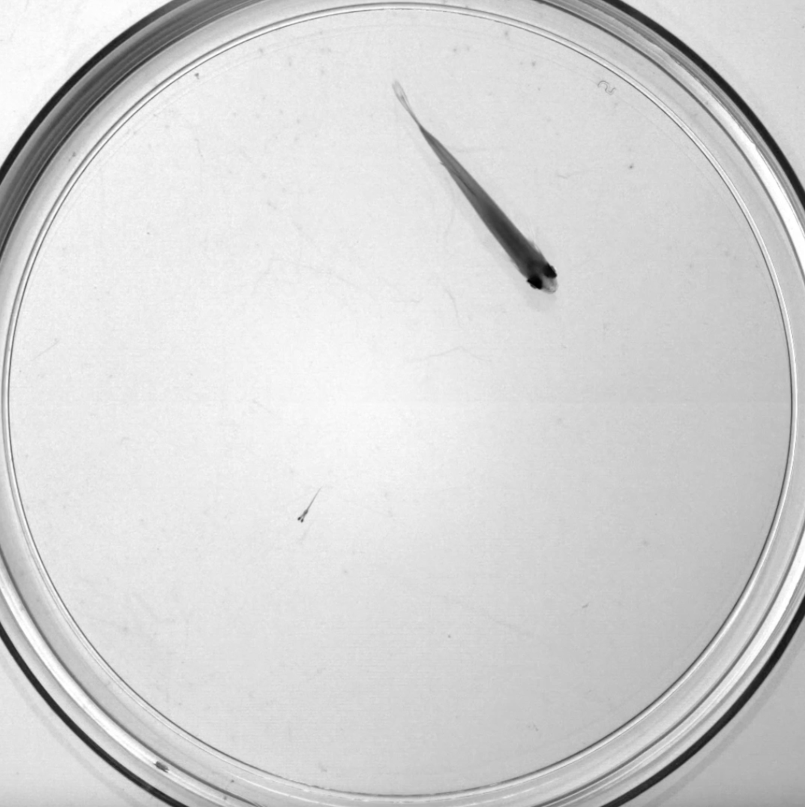
#> input picture ImageProcessing/fishphoto1.png, 1610 x 1614 px, given in place of the camera (shown at 1/2 size)
$ python imageProcessing.py
#> lines starting #> are read from the running program, lines starting #| are printed output that depends on the picture; after the words box and inside, x2 and y2 are one past the last pixel; in counts of white or black regions, pixels touching at a corner belong together

import cv2
import numpy as np

"""Carries out image processing for robot. Intakes image from above-tank camera, greyscales it,
and uses threshold values to identify robot position and trajectory"""

mtx = np.array([[1.05663779e+03, 0.00000000e+00, 9.73055094e+02],
 [0.00000000e+00, 1.05269643e+03, 5.64799418e+02],
 [0.00000000e+00, 0.00000000e+00, 1.00000000e+00]])

dist = np.array([-3.80359934e-01,  1.49531854e-01,  2.50649988e-05,  8.39488578e-05,  -2.83529982e-02])
cap = cv2.VideoCapture(0)

#fourcc = cv2.VideoWriter_fourcc(*'mp4v')
#out = cv2.VideoWriter('output.mp4', fourcc, 20.0, (910,565))

while(True):
    # Capture frame-by-frame
    ret, frame = cap.read()
#> frame is the input picture: shape (1614, 1610, 3); min 0, max 255, mean 212.2

    if (ret and frame is not None):

        # Our operations on the frame come here
        frame = frame[300:865, 435:1345]
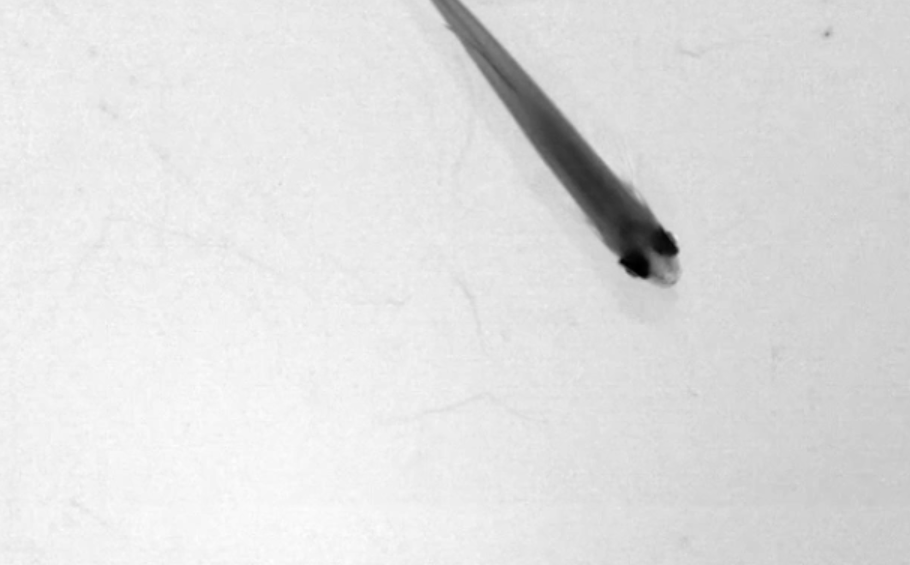
#> frame: shape (565, 910, 3); min 0, max 255, mean 223.8
        #out.write(frame)

        original = frame.copy()
        gray = cv2.cvtColor(frame, cv2.COLOR_BGR2GRAY)
        blur = cv2.GaussianBlur(gray, (53,53), 0)
        # global thresholding
        thresh = cv2.threshold(blur, 0, 255, cv2.THRESH_BINARY_INV + cv2.THRESH_OTSU)[1]
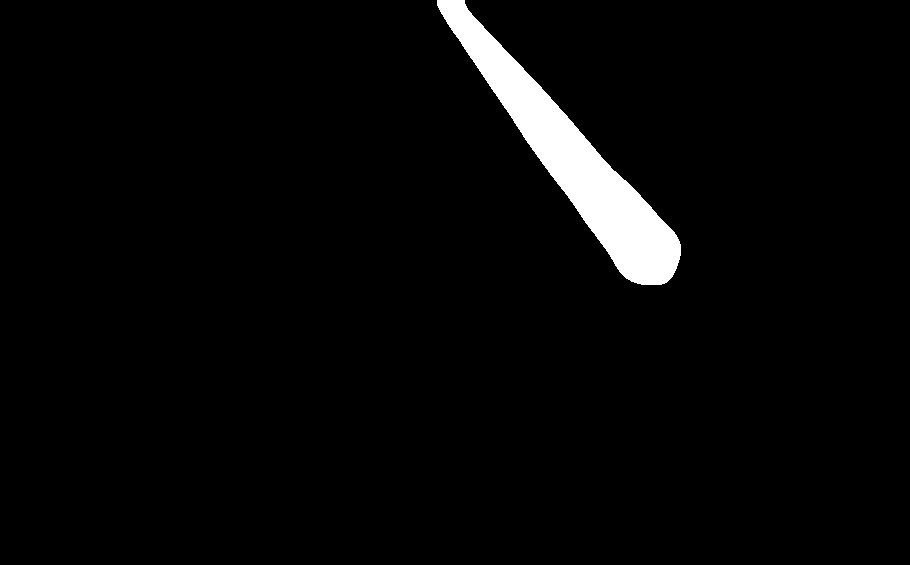
#> thresh: shape (565, 910); 3.2% white; 1 white region
        # adaptive thresholding
        #thresh = cv2.adaptiveThreshold(blur, 255, cv2.ADAPTIVE_THRESH_MEAN_C, cv2.THRESH_BINARY_INV, 201, 10)
        cnts = cv2.findContours(thresh, cv2.RETR_EXTERNAL, cv2.CHAIN_APPROX_SIMPLE)
#> cnts = 1 contour; box (x1, y1, x2, y2) and area: (437, 0, 681, 285) 16032

        cnts = cnts[0] if len(cnts) == 2 else cnts[1]
        #print(len(cnts))
        sorted_cnts = sorted(cnts, key=cv2.contourArea, reverse=True)
#> sorted_cnts has the same summary as cnts
        #for c in cnts:
        head_coords = np.array([0, 0])
        tail_coords = np.array([0, 0])
        for i in range(0,len(sorted_cnts)):
            c = sorted_cnts[i]
            # Obtain bounding rectangle to get measurements
            x,y,w,h = cv2.boundingRect(c)
            area = cv2.contourArea(c)


            #print(angle_2_x)

            # Find centroid
            M = cv2.moments(c)
            if M["m00"] != 0:
                cX = int(M["m10"] / M["m00"])
                cY = int(M["m01"] / M["m00"])
            else:
                cX, cY = 0, 0

            if i == 0:
                head_coords = np.array([cX, cY])
                #print(head_coords)
            if i == 1:
                tail_coords = np.array([cX, cY])
                #print(tail_coords)

            if i == 0:
                #print("x = " + str(cX) + ", y = " + str(cY))
                # Draw the contour and center of the shape on the image
                #cv2.rectangle(original,(x,y),(x+w,y+h),(36,255,12), 4)
                cv2.circle(original, (cX, cY), 10, (320, 159, 22), -1)
#> this loop made 1 pass
#> (x, y, w, h, area, cX, cY) on pass 1: (437, 0, 244, 285, 16032.5, 572, 159)
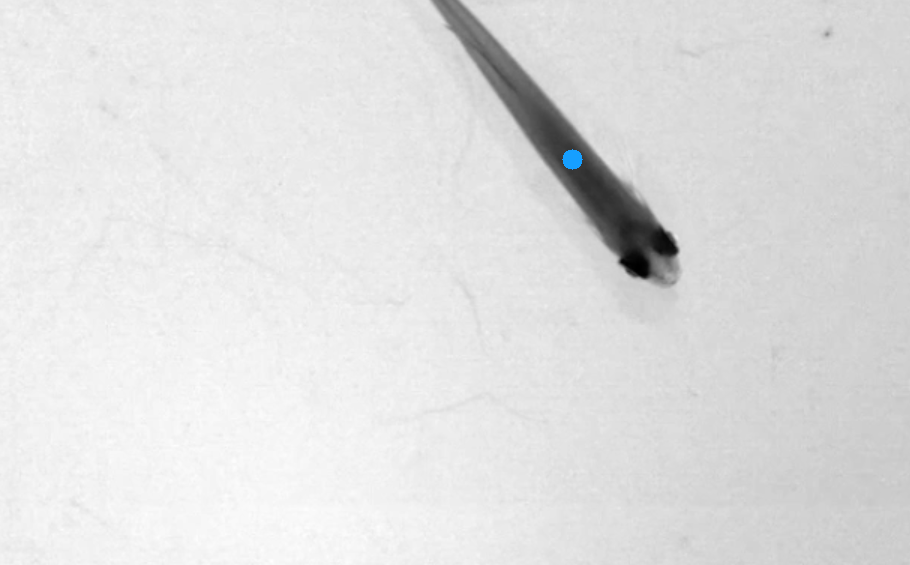
#> original: shape (565, 910, 3); 0.06% of pixels changed, all inside (x1, y1, x2, y2) = (562, 149, 583, 170)
                # [4 lines of commented-out code are left out]
        if head_coords[0] != 0 and tail_coords[0] != 0:
            x_axis      = np.array([1, 0])
            fish_vect   = head_coords - tail_coords
            fish_unit   = fish_vect/np.linalg.norm(fish_vect)
            dot_product = np.dot(x_axis, fish_unit)
            angle_2_x   = np.arccos(dot_product)
            if head_coords[1] > tail_coords[1]:
                angle_2_x = -1*angle_2_x + 2*np.pi
            #print(angle_2_x*180/np.pi)
        # Resize and display the resulting frame
        cv2.namedWindow("output", cv2.WINDOW_NORMAL)
        resized = cv2.resize(original, (960, 540))
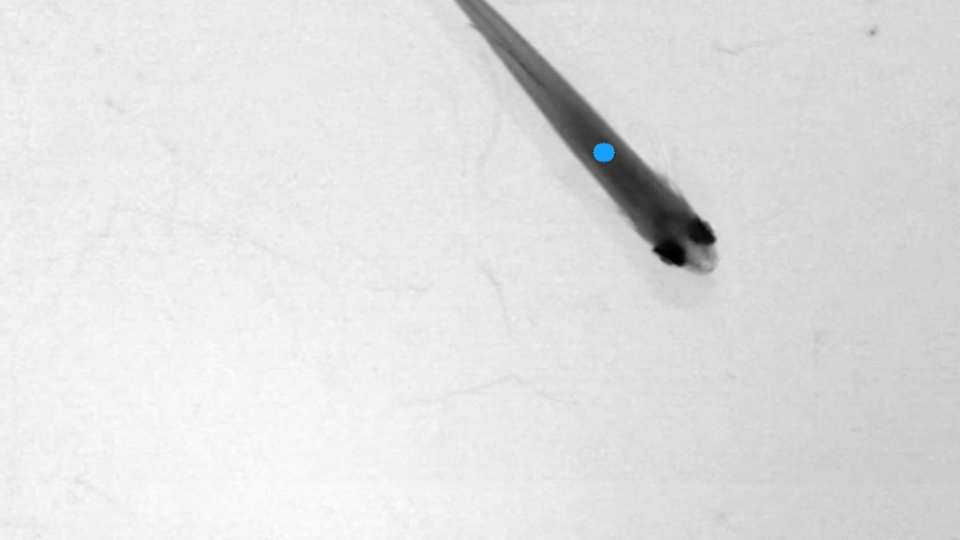
#> resized: shape (540, 960, 3); mean B, G, R 223.8, 223.8, 223.7
        cv2.imshow('frame', resized)
    if cv2.waitKey(1) & 0xFF == ord('q'):
#> (key q is pressed here)
        break

# When everything done, release the capture
cap.release()
cv2.destroyAllWindows()
# out.close()
